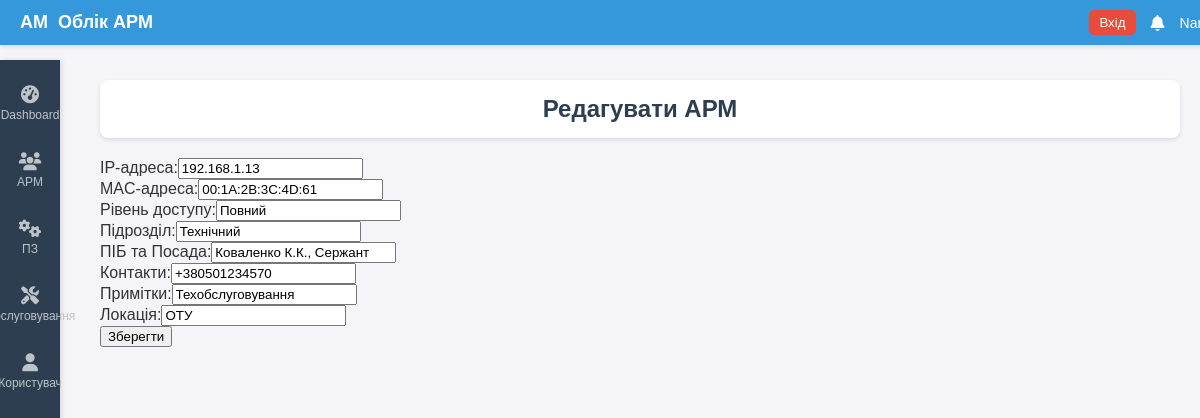
Page /edit/4 on the earlier database version.
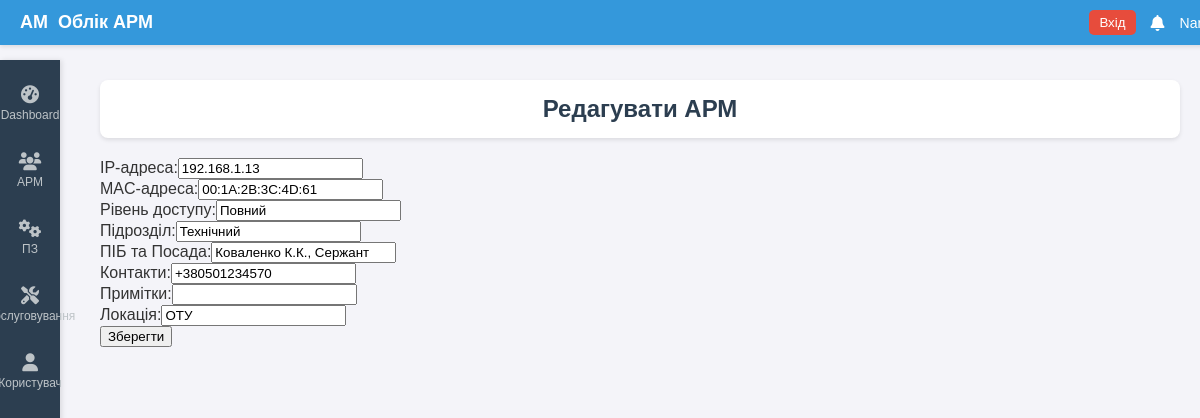
Same page on the later database version.
### tables this page shows
CREATE TABLE workplaces (
            inventory_number TEXT,
            ip_address TEXT,
            mac_address TEXT,
            access_level TEXT,
            unit TEXT,
            person TEXT,
            contacts TEXT,
            notes TEXT,
            location TEXT
        );

### routes.py (the view, shortened to what this page needs)
@main_bp.route('/edit/<int:rowid>', methods=['GET', 'POST'])
def edit_workplace(rowid):
    try:
        workplace = get_workplace_by_id(rowid)
        if not workplace:
            return "АРМ не знайдено", 404
        return render_template('edit.html', workplace=workplace, rowid=rowid)
    except Exception as e:
        return f"Помилка: {e}", 500

### db.py (called while the page is built)
def get_db_connection():
    try:
        conn = sqlite3.connect('workplaces.db')
        conn.row_factory = sqlite3.Row
        return conn
    except sqlite3.Error as e:
        raise Exception(f"Помилка підключення до бази даних: {e}")

def get_workplace_by_id(rowid):
    conn = get_db_connection()
    try:
        cursor = conn.cursor()
        cursor.execute('SELECT * FROM workplaces WHERE rowid = ?', (rowid,))
        return cursor.fetchone()
    except sqlite3.Error as e:
        raise Exception(f"Помилка отримання АРМ за ID {rowid}: {e}")
    finally:
        conn.close()

### templates/edit.html (shortened to what this page needs)
{% extends "base.html" %}
{% block content %}
    <div class="header">
        <h1>Редагувати АРМ</h1>
    </div>
    <form method="POST" action="/edit/{{ rowid }}">
        <label>IP-адреса:</label><input type="text" name="ip_address" value="{{ workplace['ip_address'] }}" required><br>
        <label>MAC-адреса:</label><input type="text" name="mac_address" value="{{ workplace['mac_address'] }}" required><br>
        <label>Рівень доступу:</label><input type="text" name="access_level" value="{{ workplace['access_level'] }}" required><br>
        <label>Підрозділ:</label><input type="text" name="unit" value="{{ workplace['unit'] }}" required><br>
        <label>ПІБ та Посада:</label><input type="text" name="person" value="{{ workplace['person'] }}" required><br>
        <label>Контакти:</label><input type="text" name="contacts" value="{{ workplace['contacts'] }}" required><br>
        <label>Примітки:</label><input type="text" name="notes" value="{{ workplace['notes'] }}"><br>
        <label>Локація:</label><input type="text" name="location" value="{{ workplace['location'] }}"><br>
        <button type="submit">Зберегти</button>
    </form>
{% endblock %}

Differences in the rows shown:
changed workplaces "Повний": notes "Техобслуговування" → (not shown)
